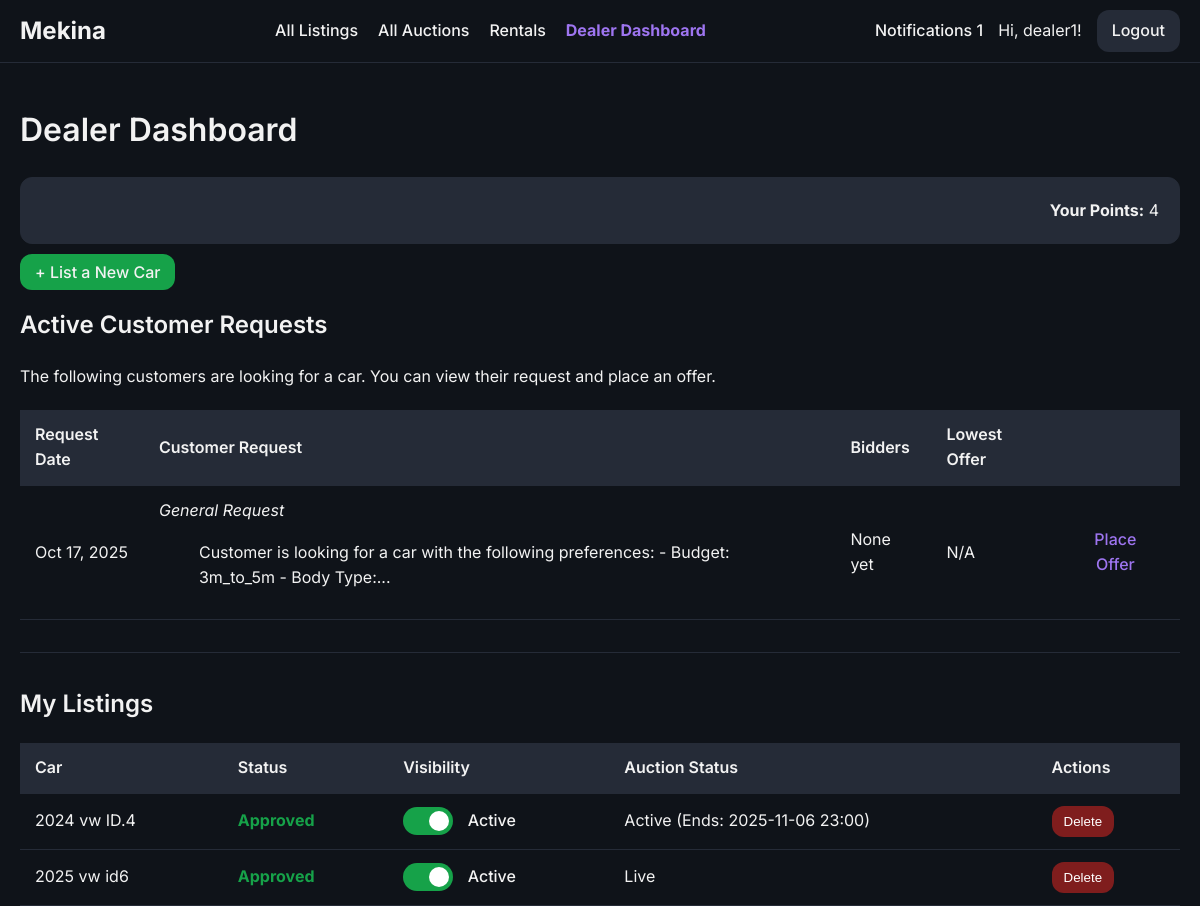
/dealer/dashboard (signed in, upper part), run on an earlier commit of the app's database.
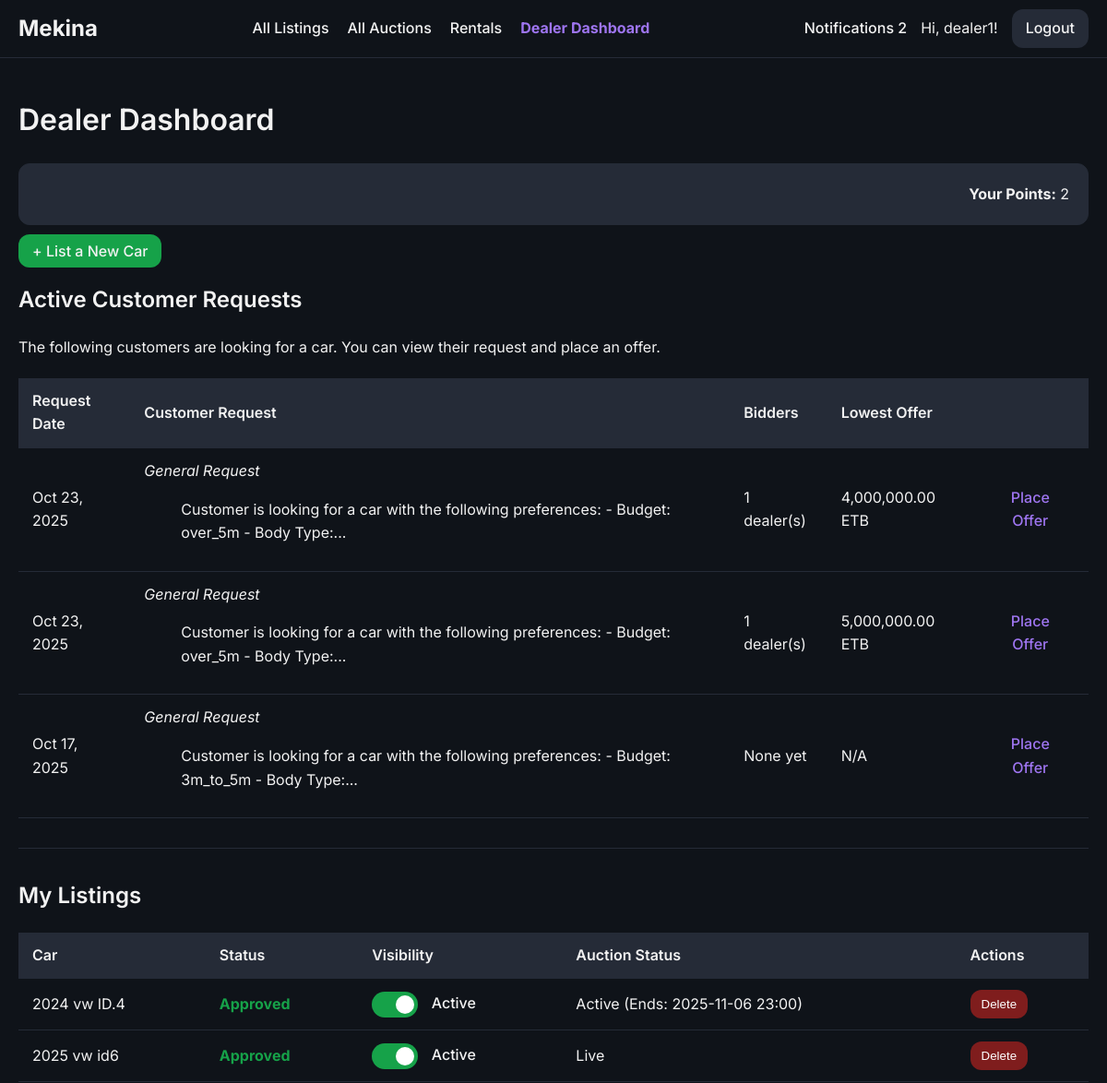
And on a later commit of the database.
### models/user.py (models this page shows, shortened)
class User(UserMixin, db.Model):
    id = db.Column(db.Integer, primary_key=True)
    username = db.Column(db.String(64), index=True, unique=True, nullable=False)
    email = db.Column(db.String(120), index=True, unique=True, nullable=False)
    phone_number = db.Column(db.String(20), nullable=True)
    password_hash = db.Column(db.String(128))
    is_admin = db.Column(db.Boolean, default=False)
    is_dealer = db.Column(db.Boolean, default=False)
    is_rental_company = db.Column(db.Boolean, default=False)
    points = db.Column(db.Integer, nullable=False, default=5) # Points for dealers to bid
    cars = db.relationship('Car', backref='owner', lazy='dynamic')
    bids = db.relationship('Bid', backref='bidder', lazy='dynamic')
    dealer_bids = db.relationship('DealerBid', backref='dealer', lazy='dynamic')
    car_requests = db.relationship('CarRequest', backref='customer', lazy='dynamic')

### models/car_request.py (models this page shows)
class CarRequest(db.Model):
    __tablename__ = 'car_requests'
    id = db.Column(db.Integer, primary_key=True)
    make = db.Column(db.String(64), nullable=True)
    model = db.Column(db.String(64), nullable=True)
    min_year = db.Column(db.Integer, nullable=True)
    max_mileage = db.Column(db.Integer, nullable=True)
    notes = db.Column(db.Text, nullable=True)
    status = db.Column(db.String(20), default='active', nullable=False) # e.g., active, completed, expired
    created_at = db.Column(db.DateTime, default=datetime.utcnow)
    user_id = db.Column(db.Integer, db.ForeignKey('user.id'), nullable=False)
    dealer_bids = db.relationship('DealerBid', foreign_keys='DealerBid.request_id', backref='car_request', lazy='dynamic', cascade="all, delete-orphan")
    accepted_bid_id = db.Column(db.Integer, db.ForeignKey('dealer_bid.id', use_alter=True, name='fk_car_requests_accepted_bid_id'), nullable=True)
    accepted_bid = db.relationship('DealerBid', foreign_keys=[accepted_bid_id])

### models/car.py (models this page shows, shortened)
class Car(db.Model):
    id = db.Column(db.Integer, primary_key=True)
    make = db.Column(db.String(64), nullable=False)
    model = db.Column(db.String(64), nullable=False)
    year = db.Column(db.Integer, nullable=False)
    description = db.Column(db.Text, nullable=True)
    owner_id = db.Column(db.Integer, db.ForeignKey('user.id'), nullable=False)
    service_history_url = db.Column(db.String(200), nullable=True)
    inspection_report_url = db.Column(db.String(200), nullable=True)
    is_approved = db.Column(db.Boolean, default=False, nullable=False)
    is_active = db.Column(db.Boolean, default=True, nullable=False)
    is_featured = db.Column(db.Boolean, default=False, nullable=False)
    transmission = db.Column(db.String(50))
    drivetrain = db.Column(db.String(50))
    mileage = db.Column(db.Integer)
    fuel_type = db.Column(db.String(50))
    condition = db.Column(db.String(50)) # e.g., New, Used
    body_type = db.Column(db.String(50), nullable=True) # e.g., SUV, Sedan
    listing_type = db.Column(db.String(50), default='auction', nullable=False) # 'auction', 'sale', 'rental'
    fixed_price = db.Column(db.Float, nullable=True) # For 'sale' listing_type
    auction = db.relationship('Auction', backref='car', uselist=False, cascade="all, delete-orphan")
    rental_listing = db.relationship('RentalListing', backref='car', uselist=False, cascade="all, delete-orphan")
    images = db.relationship('CarImage', backref='car', lazy=True, cascade="all, delete-orphan") # One-to-many relationship with CarImage
    equipment = db.relationship('Equipment', secondary=car_equipment_association, lazy='subquery', backref=db.backref('cars', lazy=True))

### models/auction.py (models this page shows, shortened)
class Auction(db.Model):
    id = db.Column(db.Integer, primary_key=True)
    start_time = db.Column(db.DateTime, nullable=False, default=datetime.utcnow)
    end_time = db.Column(db.DateTime, nullable=False)
    start_price = db.Column(db.Float, nullable=False)
    current_price = db.Column(db.Float, nullable=False)
    car_id = db.Column(db.Integer, db.ForeignKey('car.id'), nullable=False, unique=True)
    winner_id = db.Column(db.Integer, db.ForeignKey('user.id'), nullable=True)
    bids = db.relationship('Bid', backref='auction', lazy='dynamic', cascade="all, delete-orphan")
    questions = db.relationship('Question', back_populates='auction', lazy='dynamic', cascade="all, delete-orphan")

### routes/dealer.py (the view)
@dealer_bp.route('/dashboard')
@login_required
@dealer_required
def dashboard():
    bid_count_subquery = db.session.query(
        DealerBid.request_id,
        func.count(DealerBid.id).label('bid_count')
    ).group_by(DealerBid.request_id).subquery()
    lowest_offer_subquery = db.session.query(
        DealerBid.request_id,
        func.min(DealerBid.price).label('lowest_offer')
    ).group_by(DealerBid.request_id).subquery()
    active_requests = db.session.query(CarRequest, bid_count_subquery.c.bid_count, lowest_offer_subquery.c.lowest_offer).\
        outerjoin(bid_count_subquery, CarRequest.id == bid_count_subquery.c.request_id).\
        outerjoin(lowest_offer_subquery, CarRequest.id == lowest_offer_subquery.c.request_id).\
        filter(CarRequest.status == 'active').order_by(CarRequest.created_at.desc()).all()
    my_cars = Car.query.filter_by(owner_id=current_user.id).order_by(Car.id.desc()).all()
    my_car_ids = [car.id for car in my_cars]
    my_auctions = Auction.query.filter(Auction.car_id.in_(my_car_ids)).all()
    my_auction_ids = [auction.id for auction in my_auctions]
    unanswered_questions = Question.query.filter(
        Question.auction_id.in_(my_auction_ids),
        Question.answer_text == None
    ).order_by(Question.timestamp.desc()).all()
    unanswered_request_questions = RequestQuestion.query.join(DealerBid).filter(
        DealerBid.dealer_id == current_user.id,
        RequestQuestion.answer_text == None
    ).order_by(RequestQuestion.timestamp.desc()).all()
    return render_template(
        'dealer_dashboard.html',
        requests=active_requests,
        my_cars=my_cars,
        unanswered_questions=unanswered_questions,
        unanswered_request_questions=unanswered_request_questions,
        now=datetime.utcnow()
    )

### templates/dealer_dashboard.html (shortened to what this page needs)
{% extends "base.html" %}
{% block content %}
    <h1>Dealer Dashboard</h1>
    <div style="margin-bottom: 20px;">
        <div class="stat-card" style="margin-bottom: 1rem; text-align: right;">
            <strong>Your Points:</strong> {{ current_user.points }}
        </div>
        <a href="{{ url_for('seller.submit_car') }}" class="nav-button" style="background-color: hsl(var(--success)); text-decoration: none;">+ List a New Car</a>
    </div>
    <div class="dashboard-section">
        <h2>Active Customer Requests</h2>
        {% if requests %}
            <p>The following customers are looking for a car. You can view their request and place an offer.</p>
            <table>
                <thead>
                    <tr>
                        <th>Request Date</th>
                        <th>Customer Request</th>
                        <th>Bidders</th>
                        <th>Lowest Offer</th>
                        <th></th>
                    </tr>
                </thead>
                <tbody>
                    {% for car_request, bid_count, lowest_offer in requests %}
                    <tr>
                        <td>{{ car_request.created_at.strftime('%b %d, %Y') }}</td>
                        <td>
                            {% if car_request.make and car_request.model %}
                                <strong>{{ car_request.make }} {{ car_request.model }}</strong> ({{ car_request.min_year or 'Any' }}+)
                            {% else %}
                                <em>General Request</em>
                            {% endif %}
                            <blockquote class="compact">{{ car_request.notes|truncate(100) }}</blockquote>
                        </td>
                        <td>
                            {% if bid_count and bid_count > 0 %}
                                {{ bid_count }} dealer(s)
                            {% else %}
                                <span class="text-muted">None yet</span>
                            {% endif %}
                        </td>
                        <td>
                            {% if lowest_offer %}
                                {{ '{:,.2f}'.format(lowest_offer) }} ETB
                            {% else %}
                                <span class="text-muted">N/A</span>
                            {% endif %}
                        </td>
                        <td>
                            <a href="{{ url_for('dealer.place_bid', request_id=car_request.id) }}" class="btn">Place Offer</a>
                        </td>
                    {% endfor %}
                </tbody>
            </table>
        {% else %}
            <p>There are no active customer requests at the moment.</p>
        {% endif %}
    </div>
    <hr>
    <h2>My Listings</h2>
    {% if my_cars %}
        <table>
            <thead>
                <tr>
                    <th>Car</th>
                    <th>Status</th>
                    <th>Visibility</th>
                    <th>Auction Status</th>
                    <th>Actions</th>
                </tr>
            </thead>
            <tbody>
                {% for car in my_cars %}
                <tr>
                    <td>{{ car.year }} {{ car.make }} {{ car.model }}</td>
                    <td>
                        {% if car.is_approved %}
                            <span style="color: hsl(var(--success)); font-weight: bold;">Approved</span>
                        {% else %}
                            <span style="color: hsl(var(--warning)); font-weight: bold;">Pending Approval</span>
                        {% endif %}
                    </td>
                    <td>
                        {% if car.is_approved %}
                        <label class="switch">
                            <span class="slider round"></span>
                        </label>
                        <span id="status-text-{{ car.id }}" class="availability-text">{% if car.is_active %}Active{% else %}Inactive{% endif %}</span>
                        {% endif %}
                    </td>
                    <td>
                        {% if car.auction and car.auction.end_time > now %}
                            Active (Ends: {{ car.auction.end_time.strftime('%Y-%m-%d %H:%M') }})
                        {% elif car.listing_type == 'auction' and car.auction and car.auction.end_time <= now %}
                            Expired
                        {% elif car.listing_type == 'sale' or car.listing_type == 'rental' %}
                            Live
                        {% else %}
                            No Auction Yet
                        {% endif %}
                    </td>
                    <td>
                        <div class="button-group">
                            <form action="{{ url_for('seller.delete_car', car_id=car.id) }}" method="post" onsubmit="return confirm('Are you sure you want to permanently delete this listing?');">
                                <button type="submit" class="btn delete small">Delete</button>
                            </form>
                        </div>
                    </td>
                </tr>
                {% endfor %}
            </tbody>
        </table>
    {% else %}
        <p>You have not submitted any cars yet.</p>
    {% endif %}
{% endblock %}

### templates/base.html (shortened to what this page needs)
<!DOCTYPE html>
<html lang="en">
<head>
    <link rel="stylesheet" href="{{ url_for('static', filename='css/style.css') }}">
</head>
<body>
    <nav>
        <a href="{{ url_for('main.home') }}" class="nav-brand">Mekina</a>
        <ul>
            {% if current_user.is_authenticated and current_user.is_admin %}
                <li><a href="{{ url_for('admin.dashboard') }}" class="{{ 'active' if request.endpoint == 'admin.dashboard' }}">Dashboard</a></li>
                <li><a href="{{ url_for('admin.rental_management') }}" class="{{ 'active' if request.endpoint == 'admin.rental_management' }}">Manage Rentals</a></li>
                <li><a href="{{ url_for('admin.user_management') }}" class="{{ 'active' if request.endpoint == 'admin.user_management' }}">Users</a></li>
                <li><a href="{{ url_for('auctions.list_auctions') }}" class="{{ 'active' if request.endpoint == 'auctions.list_auctions' }}">Manage Listings</a></li>
            {% elif current_user.is_authenticated and current_user.is_rental_company %}
                <li><a href="{{ url_for('rentals.dashboard') }}" class="{{ 'active' if request.endpoint == 'rentals.dashboard' }}">Rental Dashboard</a></li>
            {% elif current_user.is_authenticated %}
                <li><a href="{{ url_for('main.all_listings') }}" class="{{ 'active' if request.endpoint == 'main.all_listings' }}">All Listings</a></li>
                <li><a href="{{ url_for('auctions.list_auctions') }}" class="{{ 'active' if request.endpoint == 'auctions.list_auctions' }}">All Auctions</a></li>
                <li><a href="{{ url_for('rentals.list_rentals') }}" class="{{ 'active' if request.endpoint == 'rentals.list_rentals' }}">Rentals</a></li>
                {% if current_user.is_dealer %}
                    <li><a href="{{ url_for('dealer.dashboard') }}" class="{{ 'active' if request.endpoint == 'dealer.dashboard' }}">Dealer Dashboard</a></li>
                {% endif %}
            {% endif %}
        </ul>
        <div class="nav-right">
            {% if current_user.is_authenticated %}
                <a href="{{ url_for('main.notifications') }}">
                    Notifications
                    {% if unread_notifications > 0 %}<span class="notification-badge">{{ unread_notifications }}</span>{% endif %}
                </a>
                <span>Hi, {{ current_user.username }}!</span>
                <a href="{{ url_for('auth.logout') }}" class="nav-button">Logout</a>
            {% else %}
                <a href="{{ url_for('auth.login') }}" class="nav-button">Login</a>
                <a href="{{ url_for('auth.register') }}" class="nav-button">Register</a>
            {% endif %}
        </div>
    </nav>
    <main class="container">
        {% block content %}{% endblock %}
    </main>
</body>
</html>

What changed in the data, as far as the page shows it:
changed User "dealer1": points "4" → "2"
added CarRequest: created_at "Oct 23, 2025", shows "General Request", notes "Customer is looking for a car with the following preferences: - Budget: over_5m - Body Type:...", bid_count "1", lowest_offer "4,000,000.00"
added CarRequest: created_at "Oct 23, 2025", shows "General Request", notes "Customer is looking for a car with the following preferences: - Budget: over_5m - Body Type:...", user "1", lowest_offer "5,000,000.00"
Also different on the page:
{{ unread_notifications }}: "1" → "2"
